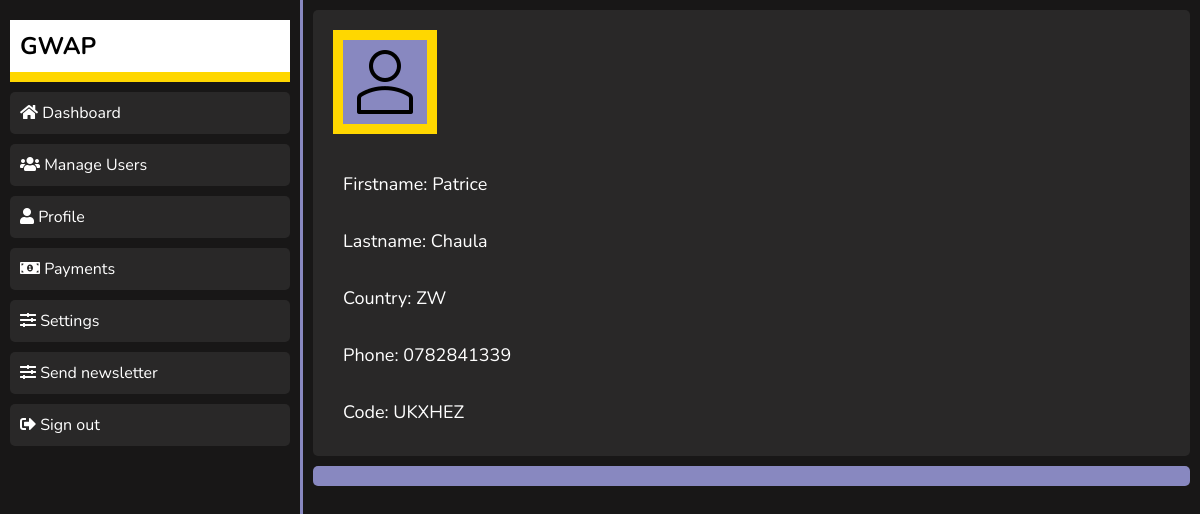
The page /view/Profile/ (signed in) on the database its author committed.
### users/models.py (models this page shows, shortened)
class Profile(models.Model):
    user = models.OneToOneField(User, on_delete=models.CASCADE, primary_key=True)
    first_name = models.CharField(max_length=100, default='')
    last_name = models.CharField(max_length=100, default='')
    address = models.CharField(max_length=500, default='')
    country = CountryField(blank_label='(select country)')
    phone = models.CharField(max_length=12)
    level = models.IntegerField(default=0)
    is_child_of = models.ForeignKey("self",on_delete=models.CASCADE, related_name='child_of')
    is_grand_child_of = models.ForeignKey("self", on_delete=models.CASCADE, related_name='grand_child_of')
    is_active = models.BooleanField(default=False)
    is_new = models.BooleanField(default=True)
    code = models.CharField(max_length=6)
    can_withdraw = models.BooleanField(default=False)
    balance = models.DecimalField(default=0, max_digits=20, decimal_places=12)
    date_joined = models.DateField(default=datetime.now)

### dashboard/views.py (the view, shortened to what this page needs)
# urls.py: 2. Add a URL to urlpatterns:  path('', views.home, name='home')
def home(request, action):
    admin = ['Dashboard', 'Manage', 'Profile', 'Payments']
    ordinary = ['Dashboard', 'Profile']
    actions = []
    if request.user:
        if request.user.is_staff:
            actions = admin
        else:
            actions = ordinary
    context = {
        'actions': actions
    }
    if action == 'Manage' and request.user.is_staff:
        users = Profile.objects.order_by('-level')
        context['users'] = users
        context['countries'] = dict(countries)
        context['active'] = 'Manage'
    if action == 'Profile':
        try:
            profile = Profile.objects.get(user=request.user.id)
            context['user_profile'] = profile
            context['children'] = profile.child_of.all()
            context['grandchildren'] = profile.grand_child_of.all()
            context['id'] = request.user.profile.pk
            context['active'] = 'Profile'
        except Profile.DoesNotExist:
            context['message'] = '''You are receiving this message because your profile is no longer active
            .It has been deactivated by the admin. This is because you have been paid. You can now open another
            account and do the same process. If not paid kindly contact us in the details provided at our homepage'''
            context['title'] = 'Account inactive'
    if action == 'Withdraw' and request.user.profile.can_withdraw:
        context['active'] = 'Withdraw'
        if request.method == 'POST':
            form = PaymentForm(request.POST)
            if form.is_valid():
                bank = form.cleaned_data['bank']
                account = form.cleaned_data['account']
                profile = Profile.objects.get(pk=request.user.id)
                payment = Payment(profile=profile, bank=bank, account=account)
                payment.save()
                profile.can_withdraw = False
                profile.save()
                context[
                    'message'] = 'Thanks for submitting you banking details. Your money will be deposited in your bank account. After you receive your money your account will be deactivated'
                context['title'] = 'Thank you'
                context['success'] = 'Yes'
        else:
            form = PaymentForm()
            print(form)
            context['payment_form'] = form
    else:
        if action == 'Withdraw':
            context['message'] = 'This page is disabled, you cannot withdraw now'
            context['title'] = 'Page not working'
    return render(request, 'dashboard/index.html', context)

### dashboard/templates/dashboard/index.html (shortened to what this page needs)
<!DOCTYPE html>
{% load static %}
<html lang="en">
<head>
  <link rel="stylesheet" href="https://cdnjs.cloudflare.com/ajax/libs/font-awesome/5.11.2/css/all.css">
  <link href="{% static 'dashboard/style.css' %}" rel="stylesheet" />
  <link href="{% static 'dashboard/treant/Treant.css' %}" rel="stylesheet" />
</head>
<body>
  {% include "./components/navigation.html" %}
  <div class='root'>
    <div class="container">
      <div class="content {% if request.user.is_staff%} margin-it {% endif %}">
        {% if user_profile %}
        {% include "./components/viewuser.html" %}
        {% endif %}
      </div>
    </div>
  </div>
</body>
</html>

### dashboard/templates/dashboard/components/viewuser.html (shortened to what this page needs)
{% load static %}
<div class="user-details">
    <img src="{% static 'dashboard/images/user.png' %}">
    <p><span class="title">Firstname:</span> {{user_profile.first_name}}</p>
    <p><span class="title">Lastname:</span> {{user_profile.last_name}}</p>
    <p><span class="title">Country:</span> {{user_profile.country}}</p>
    <p><span class="title">Phone:</span> {{user_profile.phone}}</p>
    <p><span class="title">Code:</span>
      {% if user_profile.is_active %}
      {{user_profile.code}}
      {% else %}
      Contact admin to activate your account
      {% endif %}
    </p>
  </div>
  <div class="matrix-container">
    <div class="matrix">
      <div class="chart" id="matrix"></div>
    </div>
  </div>

### dashboard/static/dashboard/style.css (style rules this page uses)
body { font-family: 'Nunito', san-serif; overflow-x: hidden; }
* { margin: 0; padding: 0; box-sizing: border-box; }
@media screen and (min-width: 900px) { .root { position: absolute; top: 0; right: 0; width: 75%; background-color: #fff; padding: 10px; overflow-y: scroll; min-height: 100vh; z-index: 2; background: rgb(24, 23, 23); border-left: 3px solid rgb(136, 136, 192); } }
@media screen and (min-width: 900px) { .root p, .root a, .root input, .root label .root table { font-size: 18px; line-height: 1.5em; } }
@media screen and (min-width: 900px) { .user-details { padding: 10px; background: rgb(41, 40, 40); border-radius: 5px; color: #fff; line-height: 1.5em; } }
@media screen and (min-width: 900px) { .user-details p { margin: 10px; padding: 10px; } }
@media screen and (min-width: 900px) { .user-details img { border: 10px solid #FFD700; background: rgb(136, 136, 192); padding: 10px; margin: 10px; } }
@media screen and (min-width: 900px) { .chart { background: rgb(136, 136, 192); font-weight: bolder; padding: 10px; margin-top: 10px; border-radius: 5px; } }

### rows shown on the page
Profile: first_name "Patrice", last_name "Chaula", country "ZW", phone "0782841339", code "UKXHEZ"

### other values the page prints
{{ action }} "Dashboard" "Manage" "Profile" "Payments"
